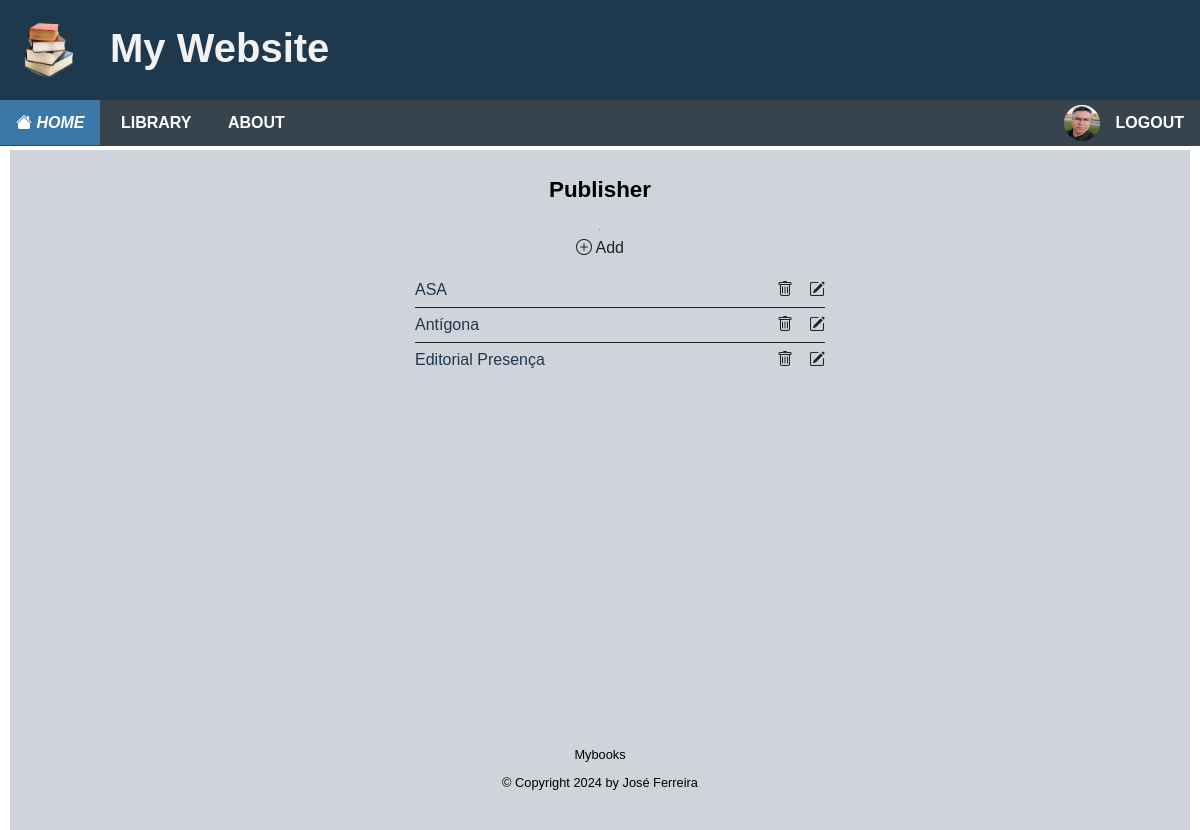
The page /publishers/ (signed in) on the database as committed earlier.
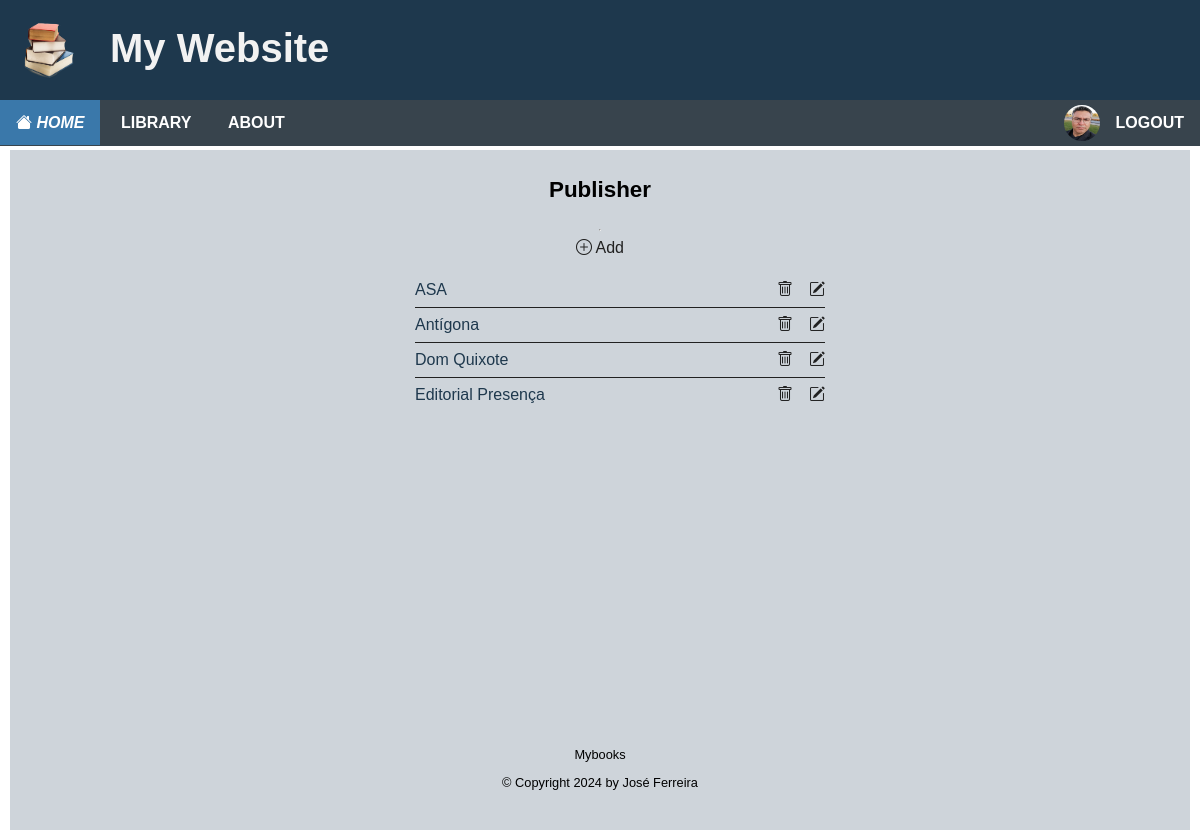
The same page on the database as committed later.
### apps/books/models.py (models this page shows, shortened)
class Publisher(models.Model):
    name = models.CharField(max_length=255)
    description = models.TextField(max_length=500, null=True, blank=True)
    created_by = models.ForeignKey(User, on_delete=models.CASCADE, default=1)
    created = models.DateTimeField(auto_now_add=True)
    modified = models.DateTimeField(auto_now=True)
    class Meta:
        ordering = ["name"]

### apps/books/views.py (the view)
# urls.py: path('publishers/', views.PublisherList.as_view(),name='publisher-list'),
class PublisherList(LoginRequiredMixin, ListView):
    model = Publisher
    context_object_name = 'publishers'
    def get_context_data(self, **kwargs):
        context = super().get_context_data(**kwargs)
        context['publishers'] = context['publishers']
        return context

### templates/books/publisher_list.html
{% extends "base.html" %}
{% block content %}
<div class="center-panel">
	<h2>Publisher</h2>
	<hr>
	<div class="list-controls">
		<a href="{% url 'publisher-add' %}"><i class="bi bi-plus-circle"></i> Add</a>
	</div>
	{% if object_list %}
	<ul class="list">
		{% for publisher in object_list %}
			<li><a href="{%url 'publisher' publisher.id %}">{{ publisher.name }}</a>
				 <div  class="list-controls">
				 	<a href="{%url 'publisher-delete' publisher.id %}"><i class="bi bi-trash"></i></a>
					<a href="{%url 'publisher-update' publisher.id %}"><i class="bi bi-pencil-square"></i></a>
		         </div>
		    </li>
		{% endfor %}
	{% endif %}
	</ul>
</div>
{% endblock content %}

Rows that differ between the two databases and show on the page:
added Publisher: name "Dom Quixote"
